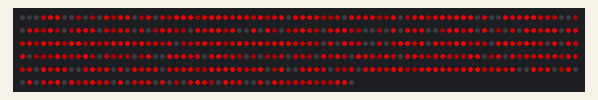
Recording of a sketch running on a simulated Arduino Uno, built with avr-gcc and run on an emulated ATmega328P. Parts: 448 RGB LEDs in strip order, left to right, continuing on the next row. Random numbers use the default seed unless the sketch sets one.

Above: at 0.19 s.
At 5.07 s:
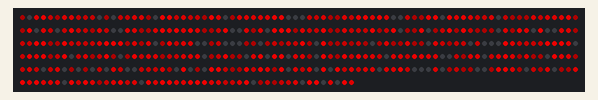
At 10.06 s:
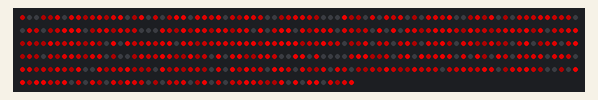
At 20.04 s:
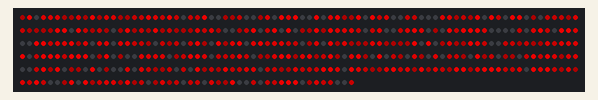
At 29.92 s:
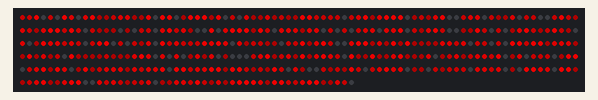
At 39.9 s:
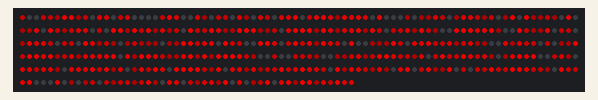

The sketch:

sketch_oct16b.ino
```cpp
// Simple NeoPixel test.  Lights just a few pixels at a time so a
// 1m strip can safely be powered from Arduino 5V pin.  Arduino
// may nonetheless hiccup when LEDs are first connected and not
// accept code.  So upload code first, unplug USB, connect pixels
// to GND FIRST, then +5V and digital pin 6, then re-plug USB.
// A working strip will show a few pixels moving down the line,
// cycling between red, green and blue.  If you get no response,
// might be connected to wrong end of strip (the end wires, if
// any, are no indication -- look instead for the data direction
// arrows printed on the strip).


#include <Adafruit_GFX.h>
#include <Adafruit_NeoMatrix.h>
#include <Adafruit_NeoPixel.h>

#include <stdio.h>      /* printf, scanf, puts, NULL */
#include <stdlib.h>     /* srand, rand */
#include <time.h>       /* time */

#define PIN      6
#define N_LEDS 448
#define NEO_MATRIX_HIGHT 16
#define NEO_MATRIX_WIDTH 28

Adafruit_NeoPixel strip = Adafruit_NeoPixel(N_LEDS, PIN, NEO_GRB + NEO_KHZ800);


// MATRIX DECLARATION:
// Parameter 1 = width of NeoPixel matrix
// Parameter 2 = height of matrix
// Parameter 3 = pin number (most are valid)
// Parameter 4 = matrix layout flags, add together as needed:
//   NEO_MATRIX_TOP, NEO_MATRIX_BOTTOM, NEO_MATRIX_LEFT, NEO_MATRIX_RIGHT:
//     Position of the FIRST LED in the matrix; pick two, e.g.
//     NEO_MATRIX_TOP + NEO_MATRIX_LEFT for the top-left corner.
//   NEO_MATRIX_ROWS, NEO_MATRIX_COLUMNS: LEDs are arranged in horizontal
//     rows or in vertical columns, respectively; pick one or the other.
//   NEO_MATRIX_PROGRESSIVE, NEO_MATRIX_ZIGZAG: all rows/columns proceed
//     in the same order, or alternate lines reverse direction; pick one.
//   See example below for these values in action.
// Parameter 5 = pixel type flags, add together as needed:
//   NEO_KHZ800  800 KHz bitstream (most NeoPixel products w/WS2812 LEDs)
//   NEO_KHZ400  400 KHz (classic 'v1' (not v2) FLORA pixels, WS2811 drivers)
//   NEO_GRB     Pixels are wired for GRB bitstream (most NeoPixel products)
//   NEO_GRBW    Pixels are wired for GRBW bitstream (RGB+W NeoPixel products)
//   NEO_RGB     Pixels are wired for RGB bitstream (v1 FLORA pixels, not v2)


// Example for NeoPixel Shield.  In this application we'd like to use it
// as a 5x8 tall matrix, with the USB port positioned at the top of the
// Arduino.  When held that way, the first pixel is at the top right, and
// lines are arranged in columns, progressive order.  The shield uses
// 800 KHz (v2) pixels that expect GRB color data.


//Adafruit_NeoMatrix matrix = Adafruit_NeoMatrix (NEO_MATRIX_WIDTH, NEO_MATRIX_HIGHT, PIN, NEO_MATRIX_BOTTOM + NEO_MATRIX_RIGHT + NEO_MATRIX_ROWS + NEO_MATRIX_ZIGZAG,NEO_GRB + NEO_KHZ800);

//const uint16_t colors[] = {
//  matrix.Color(255, 0, 0), matrix.Color(0, 255, 0), matrix.Color(0, 0, 255) };


int maxCounter = 50; //Dauer / Wiederholungen Krisseln

//int[] jahre = 2017, 1539,...

void setup() {
  strip.begin();

  //matrix.begin();
  //matrix.setTextWrap(false);
  //matrix.setBrightness(40);
  //matrix.setTextColor(matrix.Color(255,0,0));
}
 int test = 0;

// int x    = matrix.width();
 int pass = 0;

void loop() {

// if(test == 1)
// return;
 //if button of
  //return


  for(int i = 0 ; i < maxCounter; i++){
    printRandom();
    delay(50);
  }

// Schreibe Zahl aus Array
  //printJear();
  //test = 1;

  //delay(50);
}

static int randomBrightnessValue(){
    return (rand() % 5) * 50;
}

void printRandom(){
  for (int i=0; i < strip.numPixels(); i++){
    strip.setPixelColor(i, strip.Color(randomBrightnessValue(),0,0));
  }
  strip.show();
}

//void printJear(){
//  matrix.fillScreen(0);
//  matrix.setCursor(x, 0);
//  matrix.print(F("Howdy"));
//  matrix.show();
//  delay(100);
//}

void clr(){
 //for (int i=0; i < strip.numPixels(); i++){
    //strip.setPixelColor(i, strip.Color(0,0,0));
  //}
  //strip.show();
}
```
